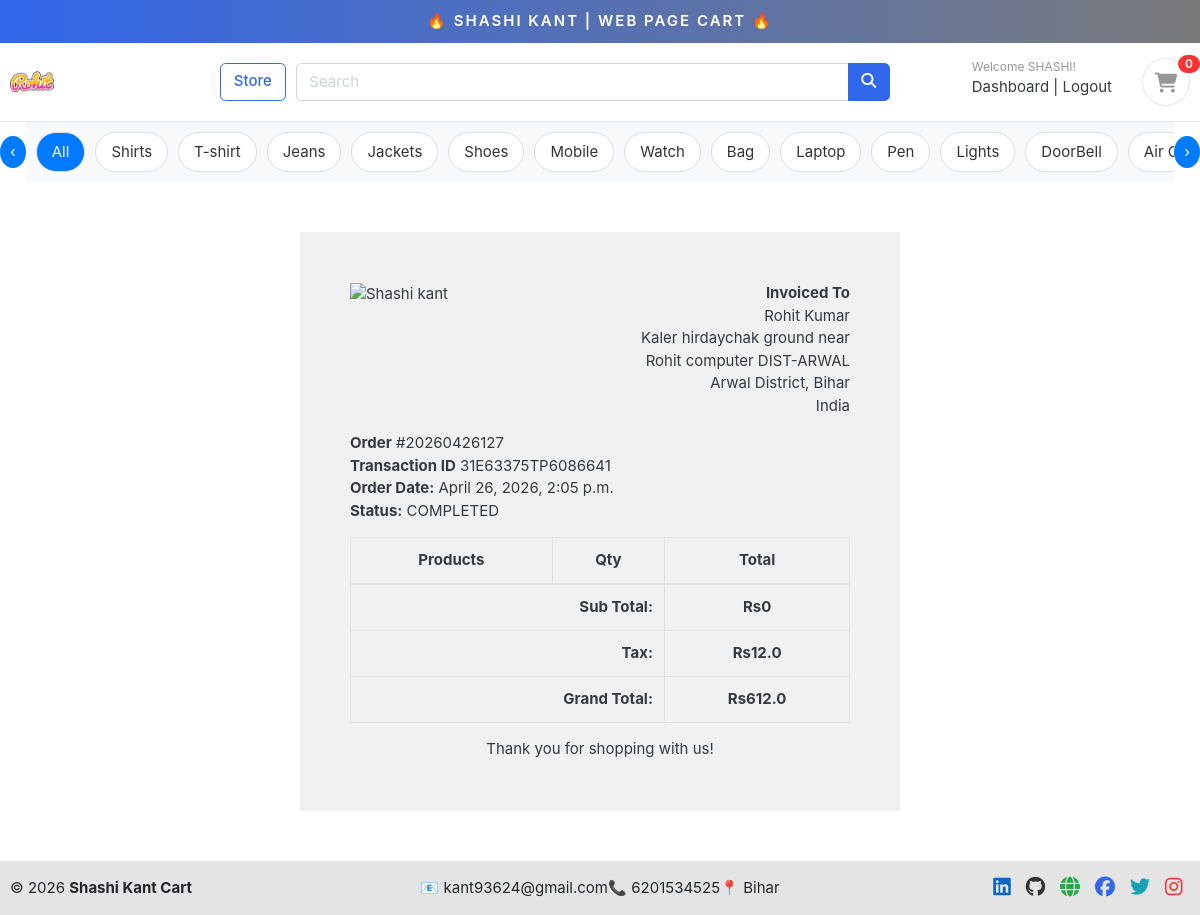
The app's page /accounts/order_detail/20260426127/ (signed in) with its own data.
### accounts/models.py (models this page shows, shortened)
class Account(AbstractBaseUser):
    first_name = models.CharField(max_length=50)
    last_name = models.CharField(max_length=50)
    username = models.CharField(max_length=50, unique=True)
    email = models.EmailField(max_length=50, unique=True)
    phone_number = models.CharField(max_length=50)
    date_joined = models.DateTimeField(auto_now_add=True)
    last_login = models.DateTimeField(auto_now=True)   # ✅ better
    is_admin = models.BooleanField(default=False)
    is_active = models.BooleanField(default=True)      # ✅ duplicate remove + True
    is_staff = models.BooleanField(default=False)      # ✅ missing field add
    is_superadmin = models.BooleanField(default=False)
    USERNAME_FIELD = "email"
    REQUIRED_FIELDS = ["username", "first_name", "last_name"]   # ✅ spaces fixed
    objects = MyAccounManager()

### category/models.py (models this page shows, shortened)
class Category(models.Model):
    category_name = models.CharField(max_length=100,unique=True)
    slug = models.SlugField(max_length=100, unique=True)
    description = models.TextField(max_length=255,blank=True)
    cat_image = models.ImageField(upload_to='photos/categories', blank=True)
    class Meta:
        verbose_name = 'category'
        verbose_name_plural = 'categories'
    def get_url(self):
            return reverse("products_by_category",args=[self.slug])

### orders/models.py (models this page shows, shortened)
class Order(models.Model):
    STATUS = (
        ('New', 'New'),
        ('Accepted', 'Accepted'),
        ('Completed', 'Completed'),
        ('Cancelled', 'Cancelled'),
    )
    user = models.ForeignKey(Account, on_delete=models.SET_NULL, null=True)
    payment = models.ForeignKey(Payment, on_delete=models.SET_NULL, blank=True, null=True)
    order_number = models.CharField(max_length=20)
    first_name = models.CharField(max_length=50)
    last_name = models.CharField(max_length=50)
    phone = models.CharField(max_length=15)
    email = models.EmailField(max_length=50)
    address_line_1 = models.CharField(max_length=50)
    address_line_2 = models.CharField(max_length=50, blank=True)
    country = models.CharField(max_length=50)
    state = models.CharField(max_length=50)
    city = models.CharField(max_length=50)
    order_note = models.CharField(max_length=100, blank=True)
    order_total = models.FloatField()
    tax = models.FloatField()
    status = models.CharField(max_length=10, choices=STATUS, default='New')
    ip = models.CharField(blank=True, max_length=20)
    is_ordered = models.BooleanField(default=False)
    created_at = models.DateTimeField(auto_now_add=True)
    updated_at = models.DateTimeField(auto_now=True)
    def full_name(self):
        return f'{self.first_name} {self.last_name}'
    def full_address(self):
        return f'{self.address_line_1} {self.address_line_2}'

class Payment(models.Model):
    user = models.ForeignKey(Account, on_delete=models.CASCADE)
    payment_id = models.CharField(max_length=100)
    payment_method = models.CharField(max_length=100)
    amount_paid = models.CharField(max_length=100) # this is the total amount paid
    status = models.CharField(max_length=100)
    created_at = models.DateTimeField(auto_now_add=True)

### accounts/views.py (the view)
# urls.py: path('order_detail/<int:order_id>/', views.order_detail, name='order_detail'),
@login_required(login_url='login')
def order_detail(request, order_id):
    order_detail = OrderProduct.objects.filter(order__order_number=order_id)
    order = Order.objects.get(order_number=order_id)
    subtotal = 0
    for i in order_detail:
        subtotal += i.product_price * i.quantity
    context = {
        'order_detail': order_detail,
        'order': order,
        'subtotal': subtotal,
    }
    return render(request, 'accounts/order_detail.html', context)

### carts/context_processors.py (called while the page is built)
def counter(request):
    cart_count = 0
    if 'admin' in request.path:
        return {}
    else:
        try:
            cart = Cart.objects.filter(cart_id=_cart_id(request))
            if request.user.is_authenticated:
                cart_items = CartItem.objects.all().filter(user=request.user)
            else:
                cart_items = CartItem.objects.all().filter(cart=cart[:1])
            for cart_item in cart_items:
                cart_count += cart_item.quantity
        except Cart.DoesNotExist:
            cart_count = 0
    return dict(cart_count=cart_count)

### carts/views.py (called while the page is built)
def _cart_id(request):
    if not request.session.session_key:
        request.session.create()
    return request.session.session_key

### category/context_processors.py (called while the page is built)
def menu_links(request):
    links = Category.objects.all()
    return dict(links=links)

### templates/accounts/order_detail.html (shortened to what this page needs)
{% extends 'base.html' %}
{% load static %}
{% block content %}
<div class="container" style="margin: 0 auto;width: 50%;padding: 50px;background: #f1f1f1;margin-top: 50px;margin-bottom: 50px;">
    <div class="row invoice row-printable">
        <div class="col-md-12">
            <div class="panel panel-default plain" id="dash_0">
                <div class="panel-body p30">
                    <div class="row">
                        <div class="col-lg-6">
                            <div class="invoice-logo"><img src="#" alt="Shashi kant" style="max-height: 40px;"></div>
                        </div>
                        <div class="col-lg-6">
                            <div class="invoice-from">
                                <ul class="list-unstyled text-right">
                                    <li><strong>Invoiced To</strong></li>
                                    <li>{{order.full_name}}</li>
                                    <li>{{order.full_address}}</li>
                                    <li>{{order.city}}, {{order.state}}</li>
                                    <li>{{order.country}}</li>
                                </ul>
                            </div>
                        </div>
                        <div class="col-lg-12">
                            <div class="invoice-details mt25">
                                <div class="well">
                                    <ul class="list-unstyled mb0">
                                        <li><strong>Order</strong> #{{order.order_number}}</li>
                                        <li><strong>Transaction ID</strong> {{order.payment.payment_id}}</li>
                                        <li><strong>Order Date:</strong> {{order.created_at}}</li>
                                        <li><strong>Status:</strong> {{order.payment.status}}</li>
                                    </ul>
                                </div>
                            </div>
                            <div class="invoice-items">
                                <div class="table-responsive" style="overflow: hidden; outline: none;" tabindex="0">
                                    <table class="table table-bordered">
                                        <thead>
                                            <tr>
                                                <th class="per70 text-center">Products</th>
                                                <th class="per5 text-center">Qty</th>
                                                <th class="per25 text-center">Total</th>
                                            </tr>
                                        </thead>
                                        <tfoot>
                                            <tr>
                                                <th colspan="2" class="text-right">Sub Total:</th>
                                                <th class="text-center">Rs{{subtotal}} </th>
                                            </tr>
                                            <tr>
                                                <th colspan="2" class="text-right">Tax:</th>
                                                <th class="text-center">Rs{{order.tax}} </th>
                                            </tr>
                                            <tr>
                                                <th colspan="2" class="text-right">Grand Total:</th>
                                                <th class="text-center">Rs{{order.order_total}} </th>
                                            </tr>
                                        </tfoot>
                                    </table>
                                </div>
                            </div>
                            <div class="invoice-footer mt25">
                                <p class="text-center">Thank you for shopping with us!</p>
                            </div>
                        </div>
                    </div>
                </div>
            </div>
        </div>
    </div>
    </div>
{% endblock %}

### templates/includes/navbar.html (shortened to what this page needs)
{% load static %}
<div class="container-fluid" style="text-align:center;background-image: linear-gradient(to right, #3167EB , #7A7A7A);padding:10px;font-weight: 600;position:sticky;top:0;z-index:999;">
<a href="#" style="color: white;text-transform: uppercase;letter-spacing: 2px;"><span>&#x1F525</span> Shashi Kant  | Web Page Cart <span>&#x1F525</span></a>
</div>
<header class="section-header">
<section class="header-main border-bottom">
  <div class="container">
<div class="row align-items-center">
  <div class="col-lg-2 col-md-3 col-6">
    <a href="{% url 'home' %}" class="brand-wrap">
      <img class="logo" src="{% static 'images/items/102.jpg' %}">
    </a>
  </div>
  <a href="{% url 'store' %}" class="btn btn-outline-primary">Store</a>
  <div class="col-lg  col-md-6 col-sm-12 col">
    <form action="{% url 'search' %}" class="search" method='GET'>
      <div class="input-group w-100">
          <input type="text" class="form-control" style="width:60%;" placeholder="Search" name="keyword" required>
          <div class="input-group-append">
            <button class="btn btn-primary" type="submit">
              <i class="fa fa-search"></i>
            </button>
          </div>
        </div>
    </form>
  </div>
  <div class="col-lg-3 col-sm-6 col-8 order-2 order-lg-3">
        <div class="d-flex justify-content-end mb-3 mb-lg-0">
          {% if user.id is None %}
          <div class="widget-header">
            <small class="title text-muted">Welcome guest!</small>
            <div>
              <a href="{% url 'login' %}">Sign in</a> <span class="dark-transp"> | </span>
              <a href="{% url 'register' %}"> Register</a>
            </div>
          </div>
          {% else %}
          <div class="widget-header">
            <small class="title text-muted">Welcome {{user.first_name}}!</small>
            <div>
              <a href="{% url 'dashboard' %}">Dashboard</a> <span class="dark-transp"> | </span>
              <a href="{% url 'logout' %}"> Logout</a>
            </div>
          </div>
          {% endif %}
          <a href="{% url 'cart' %}" class="widget-header pl-3 ml-3">
            <div class="icon icon-sm rounded-circle border"><i class="fa fa-shopping-cart"></i></div>
            <span class="badge badge-pill badge-danger notify">{{cart_count}}</span>
          </a>
        </div>
      </div>
</div>
  </div>
</section>
<div class="cat-wrapper">
    <button class="scroll-btn left" onclick="scrollCat(-200)">‹</button>
    <div class="category-bar" id="catBar">
        <a href="{% url 'store' %}" class="cat-item active">All</a>
        {% for category in links %}
            <a href="{{ category.get_url }}" class="cat-item">
                {{ category.category_name }}
            </a>
        {% endfor %}
    </div>
    <button class="scroll-btn right" onclick="scrollCat(200)">›</button>
</div>
</header>

### ecommerce2/static/css/ui.css (style rules this page uses)
html { font-family: "Inter", sans-serif; font-size: 15px; }
.icon-xs, .icon-sm, .icon-md, .icon-lg { display: inline-block; text-align: center; flex-shrink: 0; flex-grow: 0; }
.icon-sm { width: 48px; height: 48px; line-height: 48px !important; font-size: 20px; }
p:last-child { margin-bottom: 0; }
.header-main { position: relative; padding-top: 1rem; padding-bottom: 1rem; }
.brand-wrap .logo, .navbar-brand .logo { margin-right: 7px; max-height: 42px; display: inline-block; }
.widget-header { display: inline-block; vertical-align: middle; position: relative; }
.widget-header a { color: #343a40; }
.widget-header i { color: #969696; }
.widget-header .title { display: block; }
.widget-header .notify { position: absolute; top: -3px; right: -10px; }
[class*=list-] li:after { visibility: hidden; display: block; content: ""; overflow: hidden; height: 0; clear: both; }
.notify { position: absolute; top: -4px; right: -10px; display: inline-block; padding: 0.25em 0.6em; font-size: 12px; line-height: 1; text-align: center; border-radius: 3rem; color: #fff; background-color: #fa3434; }

### templates/includes/navbar.html (style rules this page uses)
.cat-wrapper { display: flex; align-items: center; overflow: hidden; }
.category-bar { display: flex; gap: 10px; padding: 10px; background: #f8f9fa; overflow-x: auto; white-space: nowrap; scroll-behavior: smooth; flex: 1; }
.category-bar { -ms-overflow-style: none; scrollbar-width: none; }
.cat-item { flex: 0 0 auto; text-decoration: none; background: #fff; padding: 8px 15px; border-radius: 20px; border: 1px solid #ddd; color: #333; transition: 0.3s; }
.cat-item.active { background: #007bff; color: #fff; }
.scroll-btn { border: none; background: #007bff; color: white; padding: 5px 10px; cursor: pointer; border-radius: 50%; }

### records on screen
Account: first_name "SHASHI"
Category: category_name "Shirts"
Category: category_name "T-shirt"
Category: category_name "Jeans"
Category: category_name "Jackets"
Category: category_name "Shoes"
Category: category_name "Mobile"
Category: category_name "Watch"
Category: category_name "Bag"
Category: category_name "Laptop"
Category: category_name "Pen"
Category: category_name "Lights"
Category: category_name "DoorBell"
Category: category_name "Air…"
Order: full_name "Rohit Kumar", full_address "Kaler hirdaychak ground near Rohit computer DIST-ARWAL", city "Arwal District", state "Bihar", country "India", order_number "20260426127", payment.payment_id "31E63375TP6086641", created_at "April 26, 2026, 2:05 p.m.", payment.status "COMPLETED", tax "12.0", order_total "612.0"

### other values on screen
{{ cart_count }} "0"
{{ subtotal }} "0"
